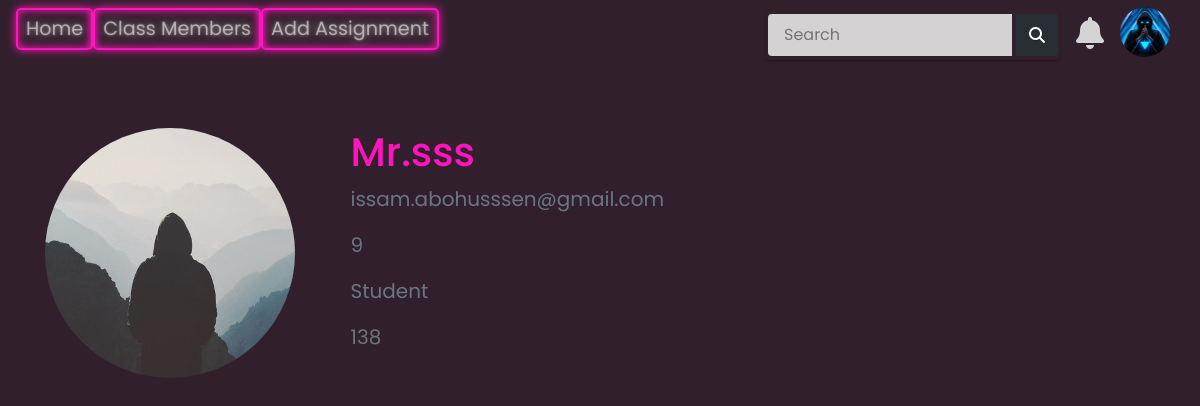
/Mr.sss (signed in), run on the app's committed database.
### tables this page shows
CREATE TABLE users (id INTEGER PRIMARY KEY AUTOINCREMENT NOT NULL, username TEXT NOT NULL, email TEXT NOT NULL, password TEXT NOT NULL, role TEXT NOT NULL, school TEXT NOT NULL, grade TEXT NOT NULL, profile_pic TEXT NOT NULL, groupNumber INTEGER NOT NULL);

### app.py (the view)
@app.route('/<username>', methods=['GET', 'POST'])
@login_required
def profile_from_others(username):
    user = db.execute("SELECT * FROM users WHERE username = ?;", username)
    if len(user) != 1:
        flash("Page not found", "error")
        return redirect("/")
    elif user[0]["id"] == session["user_id"]:
        return redirect("/profile")
    else:
        username = user[0]["username"]
        email = user[0]["email"]
        password = user[0]["password"]
        role = user[0]["role"]
        grade = user[0]["grade"]
        profile_pic_path = user[0]["profile_pic"]
        image_file = profile_pic_path
        groupNumber = user[0]["groupNumber"]
        navbar_data = get_navbar_data(session["user_id"])
        return render_template('other_user_profile.html', title='Account', image_file=os.path.join(app.config["UPLOAD_FODER"], image_file), username=username, email=email, password=password, role=role, grade=grade,groupNumber=groupNumber, loggedIn="True", navbar_data=navbar_data)

### app.py (called while the page is built)
@app.after_request
def after_request(response):
    response.headers["Cache-Control"] = "no-cache, no-store, must-revalidate"
    response.headers["Expires"] = 0
    response.headers["Pragma"] = "no-cache"
    return response

### helpers.py (called while the page is built, shortened)
def login_required(f):
    @wraps(f)
    def decorated_function(*args, **kwargs):
        if session.get("user_id") is None:
            return redirect("/login")
        return f(*args, **kwargs)
    return decorated_function

def get_navbar_data(userId):
    row = db.execute("SELECT * FROM users WHERE id = ?", userId)
    role = row[0]["role"]
    username = row[0]["username"]
    groupNumber = row[0]["groupNumber"]
    profile_pic_path = row[0]["profile_pic"]
    notifications = db.execute("SELECT * FROM notifications WHERE userId = ? ORDER BY dateTime DESC;", session["user_id"])
    navbar_data = [
        {"username": username,
        "groupNumber": groupNumber,
        "role": role,
        "profile_pic_path": profile_pic_path},
        {"notifications": notifications},
        {"notificationslenght": len(notifications)}
    ]
    return navbar_data

### templates/other_user_profile.html (shortened to what this page needs)
{% extends "base.html" %} {% block title %}Verify{% endblock %} {% block content %}
<head>
    <link rel="stylesheet" href="{{ url_for('static', filename='styles/btn_style.css')}}">
    <link rel="stylesheet" href="{{ url_for('static', filename='styles/style.css')}}">
</head>
<body >
</body>
<div class="content-section">
    <div class="media">
        <img class="rounded-circle account-img others-profile-account-img" src="{{ image_file }}">
        <div class="media-body others-profile-media-body">
            <h2 class="account-heading others-profile-username-text">{{ username }}</h2>
            <p class="text-secondary others-profile-email-text">{{ email }}</p>
            <p class="text-secondary others-profile-grade-text">{{ grade }}</p>
            <p class="text-secondary others-profile-role-text">{{ role }}</p>
            <p class="text-secondary others-profile-groupNumber-text">{{ groupNumber }}</p>
        </div>
    </div>
    <br />
</div>
{% endblock %}

### templates/base.html (shortened to what this page needs)
<!DOCTYPE html>
<html>
<head>
    <link rel="stylesheet" href="https://stackpath.bootstrapcdn.com/bootstrap/4.4.1/css/bootstrap.min.css" />
    <link rel="stylesheet" href="https://stackpath.bootstrapcdn.com/font-awesome/4.7.0/css/font-awesome.min.css" />
    <link rel="stylesheet" href="/static/styles/base.css"/>
</head>
<body>
    <nav class="navbar navbar-expand-lg navbar-dark">
        <div class="collapse navbar-collapse" id="navbar">
            <div class="navbar-nav">
                {% if  loggedIn=="True"%}
                <a class="nav-item nav-link neon-button-nav" id="home" href="/">Home</a>
                <a class="nav-item nav-link neon-button-nav" id="ClassMembers" href="/ClassMembers">Class Members</a>
                {% if  navbar_data[0]["role"] =="Teacher"%}
                <a class="nav-item nav-link neon-button-nav" id="AddVokabulary" href="/AddAssignment">Add Assignment</a>
                {% endif %}
                {% else %}
                <a class="nav-item nav-link neon-button-nav" id="login" href="/login">Login</a>
                <a class="nav-item nav-link neon-button-nav" id="signUp" href="/sign-up">Sign Up</a>
                {% endif %}
            </div>
            {% if  loggedIn=="True"%}
    <div class="action">
      <div id="profile" class="profile">
        <img src="/static/profile_pics/{{ navbar_data[0]["profile_pic_path"] }}">
      </div>
    </div>
    <div id="wrapper" class="wrapper">
      <div class="notification_wrap">
        <div class="notification_icon">
          <i class="fas fa-bell"></i>
        </div>
    </div>
  </div>
      <div class="search">
        <input autocomplete="off" id="serchBox" type="text" class="textbox" placeholder="Search">
        <input title="Search" value="" type="submit" class="button">
    </div>
    {% endif %}
    </nav>
    <div class="container">{% block content %} {% endblock %}</div>
</body>
</html>

### static/styles/base.css (style rules this page uses)
* { margin: 0; padding: 0; font-family: 'Poppins', sans-serif; }
.action { position: fixed; top: 7px; right: 30px; z-index: 10; }
.action .profile { position: relative; width: 50px; height: 50px; border-radius: 50%; overflow: hidden; cursor: pointer; }
.action .profile img { position: absolute; top: 0; left: 0; width: 100%; height: 100%; object-fit: cover; }
.wrapper { position: fixed; top: 10px; right: -140px; z-index: 9; }
.notification_wrap { width: 500px; }
.notification_wrap .notification_icon { position: relative; width: 50px; height: 50px; font-size: 32px; margin: 0 auto; text-align: center; color: #d4d4d4; }
.notification_wrap .notification_icon .fa-bell { cursor: pointer; }
.search { outline: 0; -webkit-box-shadow: 0 1px 3px rgba(0, 0, 0, 0.12), 0 1px 2px rgba(0, 0, 0, 0.24); box-shadow: 0 1px 3px rgba(0, 0, 0, 0.12), 0 1px 2px rgba(0, 0, 0, 0.24); -webkit-border-radius: 4px; border-radius: 4px; position: fixed; top: 10px; right: 140px; z-index: 11; }
.search > .textbox { outline: 0; height: 42px; width: 244px; line-height: 42px; padding: 0 16px; background-color: rgba(255, 255, 255, 0.8); color: #212121; border: 0; float: left; -webkit-border-radius: 4px 0 0 4px; border-radius: 4px 0 0 4px; }
.search > .button { outline: 0; background: none; background-color: rgba(38, 50, 56, 0.8); float: left; height: 42px; width: 42px; text-align: center; line-height: 42px; border: 0; color: #FFF; font: normal normal normal 14px/1 FontAwesome; font-size: 16px; text-rendering: auto; text-shadow: 0 1px 1px rgba(0, 0, 0, 0.2); -webkit-transition: background-color .4s ease; transition: background-color .4s ease; -webkit-border-radius: 0 4px 4px 0; border-radius: 0 4px 4px 0; }

### static/styles/btn_style.css (style rules this page uses)
:root { --clr-neon: hsl(317 100% 54%); --clr-bg: hsl(323 21% 16%); }
*, *::before, *::after { box-sizing: border-box; }
body { min-height: 100vh; background: var(--clr-bg); font-family: "Balsamiq Sans", cursive; color: var(--clr-neon); }
.neon-button-nav { font-size: 1.2rem; display: inline-block; cursor: pointer; text-decoration: none; color: var(--clr-neon); border: var(--clr-neon) 0.125em solid; padding: 0.25em 1em; border-radius: 0.25em; text-shadow: 0 0 0.125em hsl(0 0% 100% / 0.3), 0 0 0.45em currentColor; box-shadow: inset 0 0 0.5em 0 var(--clr-neon), 0 0 0.5em 0 var(--clr-neon); position: relative; padding-left: 30em; padding-right: 30em; }
.neon-button-nav::after { content: ""; position: absolute; top: 0; bottom: 0; left: 0; right: 0; box-shadow: 0 0 2em 0.5em var(--clr-neon); opacity: 0; background-color: var(--clr-neon); z-index: -1; transition: opacity 100ms linear; }
.content-section { margin-top: 20px; margin-top: 70px; }

### static/styles/style.css (style rules this page uses)
input { width: 45%; margin: 4px 2px; box-sizing: border-box; }
* { -webkit-box-sizing: border-box; -moz-box-sizing: border-box; box-sizing: border-box; margin: 0; padding: 0; }
.container { width: 100%; }
@media (min-width: 576px) { .account-img { width: 250px; height: 250px; top: 20%; } }
@media (min-width: 576px) { .media-body h2 { font-size: 40px; } }
@media (min-width: 576px) { .media-body p { font-size: 20px; } }
@media (min-width: 576px) { .others-profile-account-img { margin-right: 5%; } }

### data on the page
users: profile_pic (picture)
users: username "Mr.sss", email "issam.abohusssen@gmail.com", role "Student"

### other printed values
{{ grade }} "9"
{{ groupNumber }} "138"
